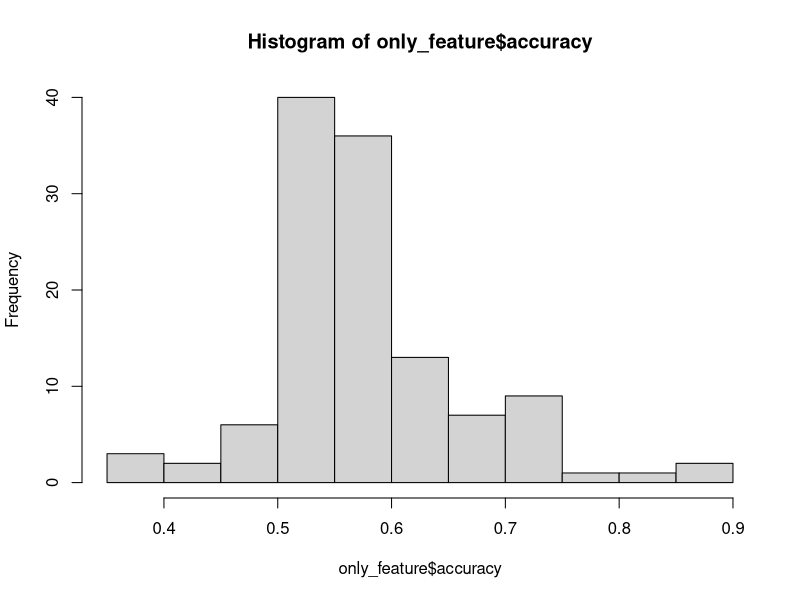

The R script that drew this image: (Note: this script raises an error after producing the figure.)
library(plyr)

one_summary <- function(df, feature) {
	only_feature <- df[which(df[, feature] == 1), ]
	print(head(only_feature))
	
	hist(only_feature$accuracy)
}


results <- read.csv('results/first_training_set_test.csv', head = T)

results$accuracy <- (results$true_pos + results$true_neg) / (results$true_pos + results$true_neg + results$false_pos + results$false_neg)
summary(results$accuracy)

one_summary(results, 'averageWordLength')


word_length <- results[which(results$averageWordLength == 1), ]
summary(word_length$accuracy)

sent_length <- results[which(results$averageSentenceLength == 1), ]

word_freq <- results[which(results$get_avg_word_frequency_class) == 1, ]

punct_pct <- results[which(results$get_punctuation_percentage == 1), ]

stopword_pct <- results[which(results$get_stopword_percentage == 1), ]


names(results)